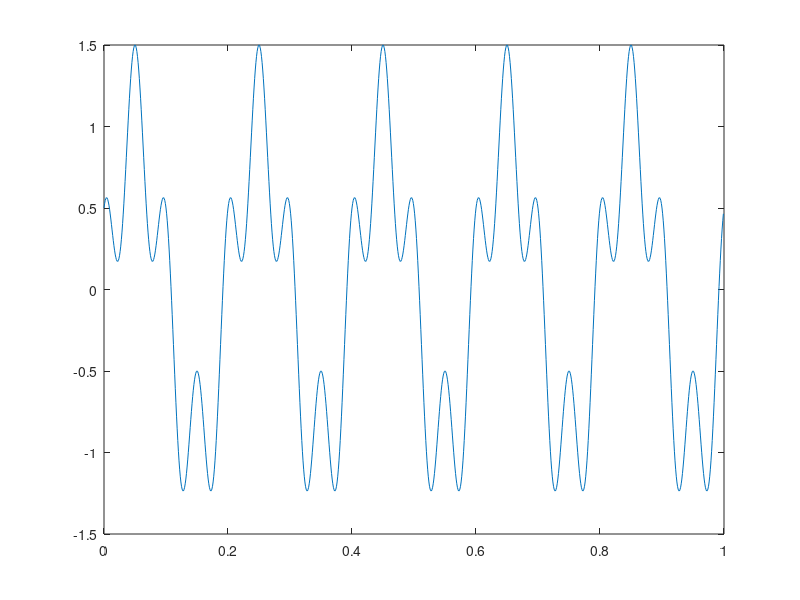
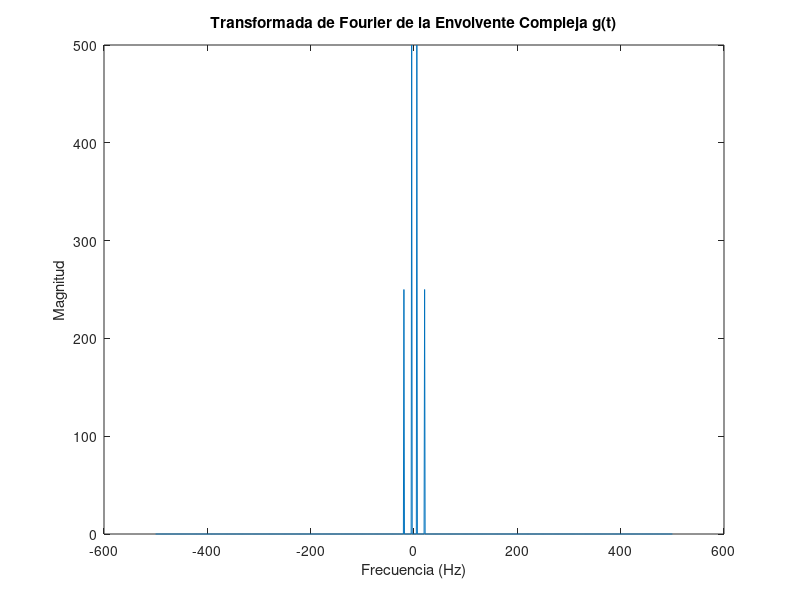

Write the MATLAB code that produced these figures, in order.
% Parámetros
A = 1;
Ac = 1; % Amplitud
fs = 1000; % Frecuencia de muestreo
T = 1/fs; % Duración de la señal
t = 0:T:1-T; % Vector de tiempo

% Señal de información 
% Formula para ASK = BW * 2R

m_t = sin(2*pi*5*t) + 0.5*cos(2*pi*20*t);
%m_t = A * sin(2*pi*10*t);

% Envoltura compleja g(t)
g_t = Ac * m_t;

% Transformada de Fourier
G_f = fft(g_t);
f = linspace(-fs/2, fs/2, length(G_f));

figure;
plot(t, m_t);

%Graficar la magnitud de la Transformada de Fourier
figure;
plot(f, abs(fftshift(G_f)));
xlabel('Frecuencia (Hz)');
ylabel('Magnitud');
title('Transformada de Fourier de la Envolvente Compleja g(t)');